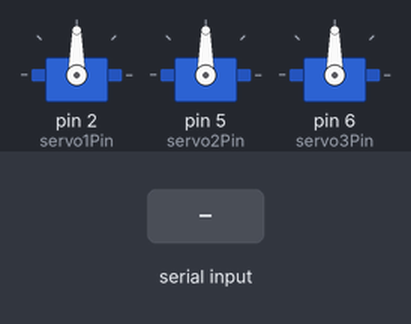
This sketch was run on a simulated Arduino Uno, built with avr-gcc and run on an emulated ATmega328P. Shown: 3 × servo. The inputs (shaded band) are chosen by the test bench. What the sketch prints to the serial monitor is not drawn.

Above: at 1.2 s.
1.3 s: "90,45,200\n" received over Serial
At 2.5 s:
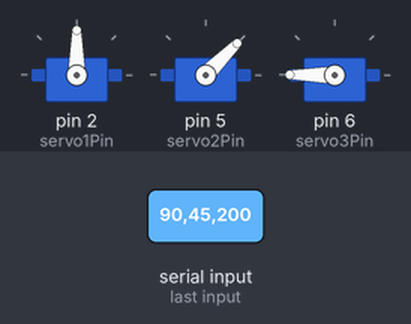
2.8 s: "30,150,10\n" received over Serial
At 3.6 s:
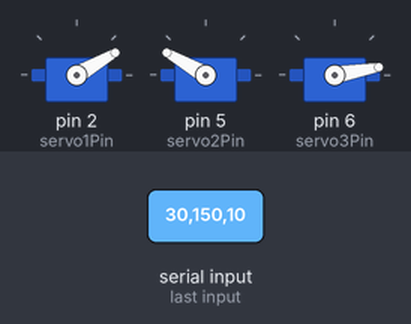
4.3 s: "1,90,45\n" received over Serial
At 4.7 s:
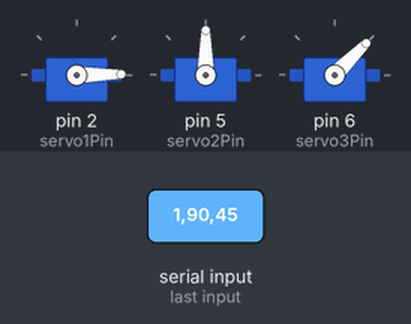
Timing chart, 0 to 7.3 s (numbered marks = the images above; inputs shaded):
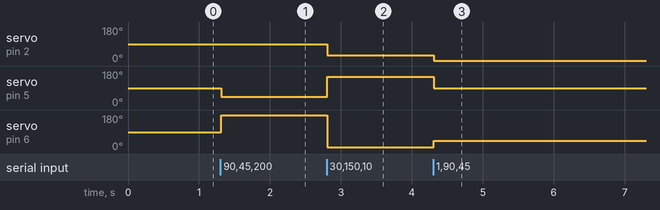

The sketch:

3servo_python_to_arduino.ino
```cpp
#include <Servo.h>

// 서보 객체 생성
Servo servo1;
Servo servo2;
Servo servo3;

// 서보 모터를 연결할 핀 번호 설정
int servo1Pin = 2;
int servo2Pin = 5;
int servo3Pin = 6;

void setup() {
  // 서보 핀과 객체 연결
  servo1.attach(servo1Pin);
  servo2.attach(servo2Pin);
  servo3.attach(servo3Pin);

  // 시리얼 통신 시작
  Serial.begin(9600);
  Serial.println("파이썬에서 서보모터 각도를 입력하세요 (예: 90, 45, 120)");
}

void loop() {
  // 시리얼 데이터가 있는지 확인
  if (Serial.available() > 0) {
    // 시리얼로 들어온 데이터 읽기
    String input = Serial.readStringUntil('\n');

    // 쉼표를 기준으로 데이터를 분리
    int firstComma = input.indexOf(',');
    int secondComma = input.indexOf(',', firstComma + 1);

    // 입력된 각도 추출
    if (firstComma != -1 && secondComma != -1) {
      int angle1 = input.substring(0, firstComma).toInt();
      int angle2 = input.substring(firstComma + 1, secondComma).toInt();
      int angle3 = input.substring(secondComma + 1).toInt();

      // 각도를 0~180도로 제한
      angle1 = constrain(angle1, 0, 180);
      angle2 = constrain(angle2, 0, 180);
      angle3 = constrain(angle3, 0, 180);

      // 서보 위치 설정
      servo1.write(angle1);
      servo2.write(angle2);
      servo3.write(angle3);

      // 결과 출력
      Serial.print("Servo 1: ");
      Serial.print(angle1);
      Serial.print(" degrees, Servo 2: ");
      Serial.print(angle2);
      Serial.print(" degrees, Servo 3: ");
      Serial.print(angle3);
      Serial.println(" degrees");
    } else {
      // 잘못된 입력 처리
      Serial.println("잘못된 입력입니다. 형식: 90, 45, 120");
    }
  }
}
```

Measured:
- after the input at 1.3 s, servo on pin 5 (servo2Pin): 90° → 45° at once; servo on pin 6 (servo3Pin): 90° → 180° at once
- after the input at 2.8 s, servo on pin 2 (servo1Pin): 90° → 30° at once; servo on pin 5 (servo2Pin): 45° → 150° at once; servo on pin 6 (servo3Pin): 180° → 10° at once
- after the input at 4.3 s, servo on pin 2 (servo1Pin): 30° → 1° at once; servo on pin 5 (servo2Pin): 150° → 90° at once; servo on pin 6 (servo3Pin): 10° → 45° at once
